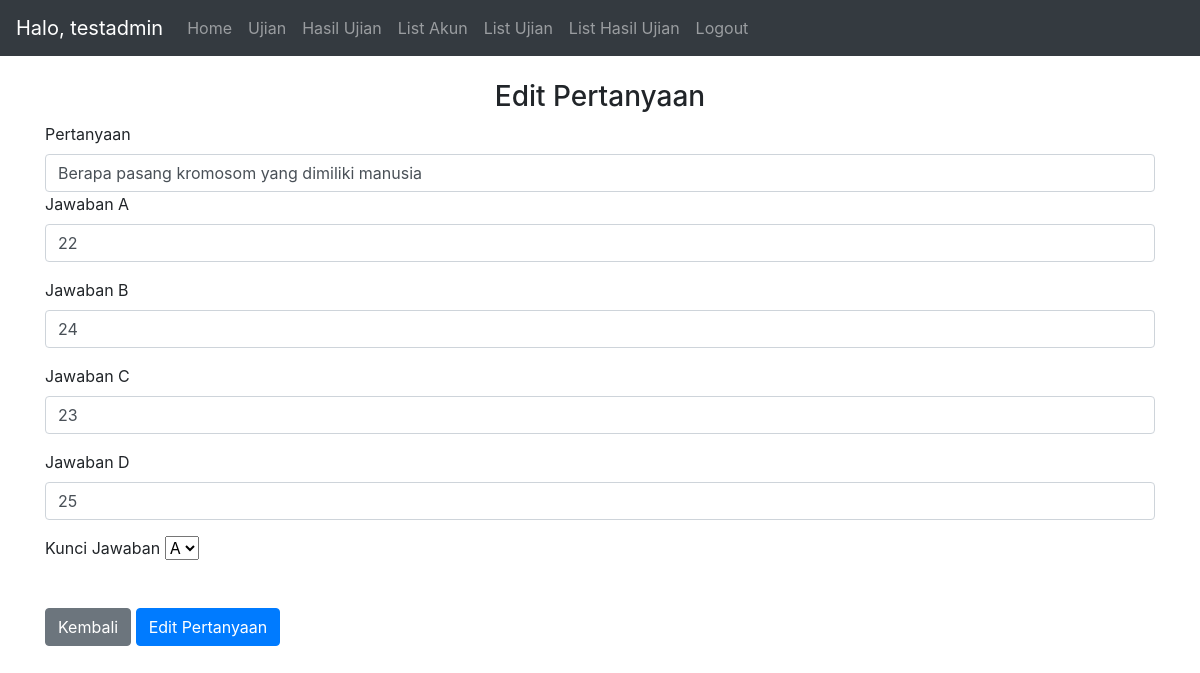
Screenshot of /edit_question/73 (signed in) with the database file from the repository.
### website/models.py (models this page shows)
class User(db.Model, UserMixin):
    id = db.Column(db.Integer, primary_key=True)
    email = db.Column(db.String(150), unique=True)
    password = db.Column(db.String(150))
    name = db.Column(db.String(150))
    type = db.Column(db.String(150))
    notes = db.relationship('Note')
    results = db.relationship('Result')
    useranswer = db.relationship('UserAnswer')

class Question(db.Model):
    id = db.Column(db.Integer, primary_key=True)
    exam_id = db.Column(db.Integer, db.ForeignKey('exam.id'))
    question = db.Column(db.String(1000))
    answer1 = db.Column(db.String(150))
    answer2 = db.Column(db.String(150))
    answer3 = db.Column(db.String(150))
    answer4 = db.Column(db.String(150))
    correct = db.Column(db.String(1))
    useranswer = db.relationship('UserAnswer')

### website/views.py (the view, shortened to what this page needs)
@views.route('/edit_question/<id>', methods=['GET', 'POST'])
@login_required
def edit_question(id):
    if current_user.type != 'admin':
        return redirect("/")
    else:
        db_question = Question.query.get(id)
        return render_template("edit_question.html", user=current_user, questions=db_question, examid=db_question.exam_id)#, kelas=db_class)

### website/__init__.py (called while the page is built)
def create_app():
    app = Flask(__name__)
    app.config['SECRET_KEY'] = 'secret key'
    app.config['SQLALCHEMY_DATABASE_URI'] = f'sqlite:///{DB_NAME}'
    db.init_app(app)
    from .views import views
    from .auth import auth
    app.register_blueprint(views, url_prefix='/')
    app.register_blueprint(auth, url_prefix='/')
    from .models import User, Note, Exam, Result, Question,UserAnswer #,Class
    with app.app_context():
        db.create_all()
    login_manager = LoginManager()
    login_manager.login_view = 'auth.login'
    login_manager.init_app(app)
    @login_manager.user_loader
    def load_user(id):
        return User.query.get(int(id))
    return app

### website/templates/edit_question.html (shortened to what this page needs)
{% extends "base.html" %} {% block title %}Edit Pertanyaan{% endblock %} {% block
    content %}
<br>
<form method="POST">
  <h3 align="center">Edit Pertanyaan</h3>
  <div class="form-group">
    <label for="question">Pertanyaan</label>
    <input
      type="text"
      class="form-control"
      id="question"
      name="question"
      placeholder="Masukkan pertanyaan"
      value="{{questions.question}}"
      required
    />
  <div class="form-group">
    <label for="answer1">Jawaban A</label>
    <input
      type="text"
      class="form-control"
      id="answer1"
      name="answer1"
      placeholder="Masukkan jawaban A"
      value="{{questions.answer1}}"
      required
    />
  </div>
  <div class="form-group">
    <label for="answer2">Jawaban B</label>
    <input
      type="text"
      class="form-control"
      id="answer2"
      name="answer2"
      placeholder="Masukkan jawaban B"
      value="{{questions.answer2}}"
      required
    />
  </div>
  <div class="form-group">
    <label for="answer3">Jawaban C</label>
    <input
      type="text"
      class="form-control"
      id="answer3"
      name="answer3"
      placeholder="Masukkan jawaban C"
      value="{{questions.answer3}}"
      required
    />
  </div>
  <div class="form-group">
    <label for="answer4">Jawaban D</label>
    <input
      type="text"
      class="form-control"
      id="answer4"
      name="answer4"
      placeholder="Masukkan jawaban D"
      value="{{questions.answer4}}"
      required
    />
  </div>
  <div class="form-group">
    <label for="correct">Kunci Jawaban</label>
    <select id="correct" name="correct" required>
        <option value="A">A</option>
    </select>
  </div>
  <br />
  <a type="button" class="btn btn-secondary" href="/list_question/{{examid}}/1">Kembali</a>
  <button type="submit" class="btn btn-primary">Edit Pertanyaan</button>
</form>
{% endblock %}

### website/templates/base.html (shortened to what this page needs)
<!DOCTYPE html>
<html>
  <head>
    <link
      rel="stylesheet"
      href="https://stackpath.bootstrapcdn.com/bootstrap/4.4.1/css/bootstrap.min.css"
    />
    <link
      rel="stylesheet"
      href="https://stackpath.bootstrapcdn.com/font-awesome/4.7.0/css/font-awesome.min.css"
    />
  </head>
  <body>
    <nav class="navbar navbar-expand-lg navbar-dark bg-dark">
      <div class="collapse navbar-collapse" id="navbar">
        <div class="navbar-nav">
          {% if user.is_authenticated %}
          <span class="navbar-brand">
            Halo, {{user.name}}
          </span>
          <a class="nav-item nav-link" id="home" href="/">Home</a>
          <a class="nav-item nav-link" id="exam" href="/insert_token">Ujian</a>
          <a class="nav-item nav-link" id="exam" href="/result/1">Hasil Ujian</a>
          {% if user.type =='admin' %}
            <a class="nav-item nav-link" id="account_list" href="/list_account/1">List Akun</a>
            <a class="nav-item nav-link" id="exam_list" href="/list_exam/1">List Ujian</a>
            <a class="nav-item nav-link" id="exam_list" href="/list_result/1">List Hasil Ujian</a>
            {% endif %}
          <a class="nav-item nav-link" id="logout" href="/logout">Logout</a>
          {% else %}
          <a class="nav-item nav-link" id="login" href="/login">Login</a>
          {% endif %}
        </div>
      </div>
    </nav>
    <div id="content" class="container">{% block content %} {% endblock %}</div>
  <br>
  </body>
</html>

### rows the page displays
User: name "testadmin"
Question: question "Berapa pasang kromosom yang dimiliki manusia", answer1 "22", answer2 "24", answer3 "23", answer4 "25"
